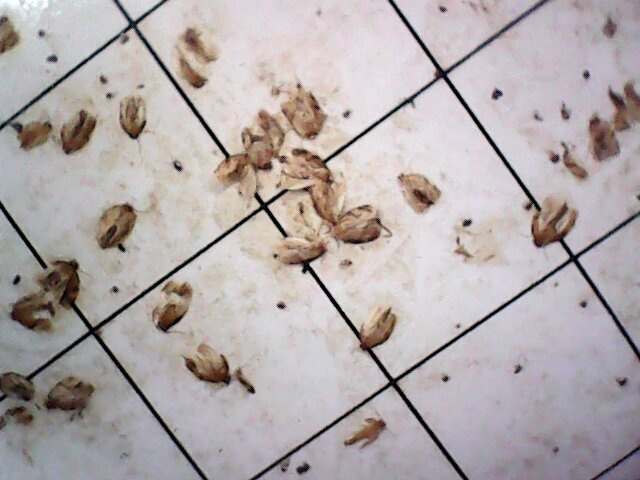
#> input picture Codes/5.jpg, 640 x 480 px
$ python haar_detection_withxml.py
#> lines starting #> are read from the running program, lines starting #| are printed output that depends on the picture; after the words box and inside, x2 and y2 are one past the last pixel; in counts of white or black regions, pixels touching at a corner belong together
import numpy as np
import cv2
import time
import socket
moth_cascade = cv2.CascadeClassifier('whynot.xml')
ip=socket.gethostbyname(socket.gethostname())
print(ip)
img = cv2.imread('5.jpg')
#> img is the input picture: shape (480, 640, 3); mean B, G, R 171.5, 171, 178.8
#img = cv2.imread('C:\Users\wj8tp\Dropbox\bugimages\3.jpg')
print(len(img))
#| 480
print(len(img[0]))
#| 640
# img=img[1000:1500,1000:2000]
cv2.imshow("before",img)
cv2.waitKey(0)
cv2.destroyAllWindows()
gray = cv2.cvtColor(img, cv2.COLOR_BGR2GRAY)
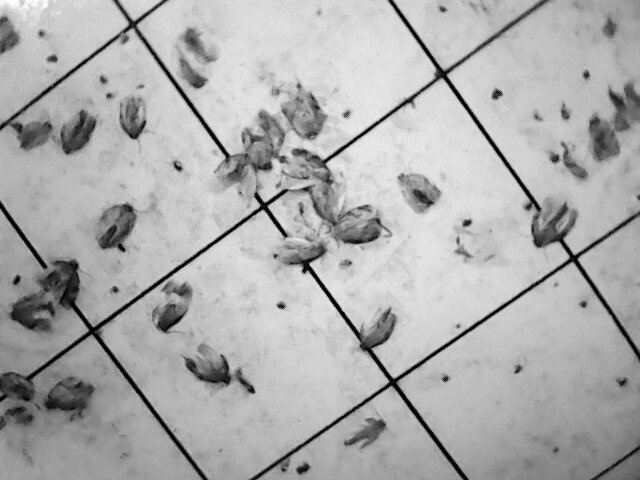
#> gray: shape (480, 640); min 0, max 255, mean 173.4
moth = moth_cascade.detectMultiScale(gray, 1.001, 2)
#> moth = 20 rows, first 6: [314, 200, 22, 22], [11, 296, 35, 35], [185, 354, 23, 23], [35, 250, 21, 21], [217, 137, 23, 23], [531, 226, 25, 25]
count=0
for (x,y,w,h) in moth:
   #  print("how many?")
   if (w*h>1000):
      cv2.rectangle(img,(x,y),(x+w,y+h),(255,0,0),2)
      roi_gray = gray[y:y+h, x:x+w]
      roi_color = img[y:y+h, x:x+w]
      count=count+1
#> this loop made 20 passes
#> (x, y, w, h) on passes 1 to 12: (314, 200, 22, 22), (11, 296, 35, 35), (185, 354, 23, 23), (35, 250, 21, 21), (217, 137, 23, 23), (531, 226, 25, 25), (196, 41, 24, 24), (100, 225, 26, 26), (399, 168, 29, 29), (347, 313, 28, 28), (592, 124, 28, 28), (7, 372, 30, 30)
#> pass 2, `roi_gray = gray[y:y+h, x:x+w]`:
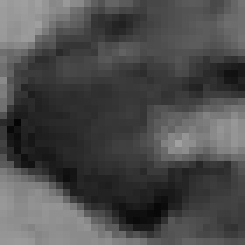
#> roi_gray: shape (35, 35) (shown 7 times larger); min 5, max 160, mean 76.3
#> pass 2, `roi_color = img[y:y+h, x:x+w]`:
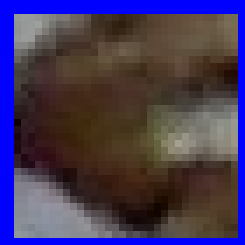
#> roi_color: shape (35, 35, 3) (shown 7 times larger); mean B, G, R 89.2, 56.1, 68.7
#> after the loop:
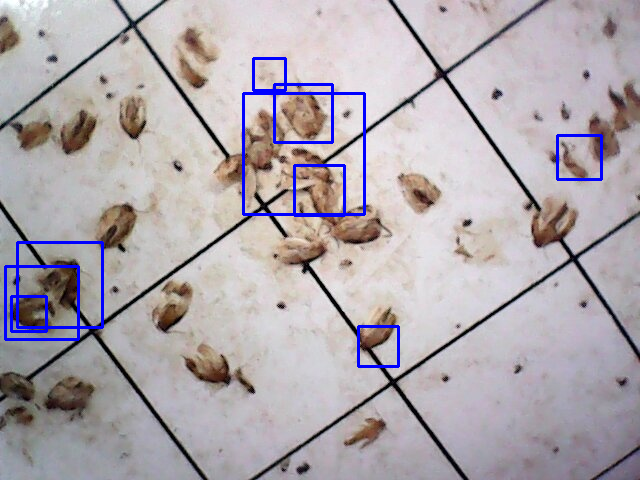
#> img: shape (480, 640, 3); 2.03% of pixels changed, all inside (x1, y1, x2, y2) = (4, 57, 603, 368)
#> after the loop, count = 9
   # eyes = eye_cascade.detectMultiScale(roi_gray)
   # for (ex,ey,ew,eh) in eyes:
   #     cv2.rectangle(roi_color,(ex,ey),(ex+ew,ey+eh),(0,255,0),2)
print(count)
#| 9
cv2.imshow("after",img)
# time.sleep(30)
cv2.waitKey(0)
cv2.destroyAllWindows()

$ run again, with Codes/3.jpg copied over Codes/5.jpg
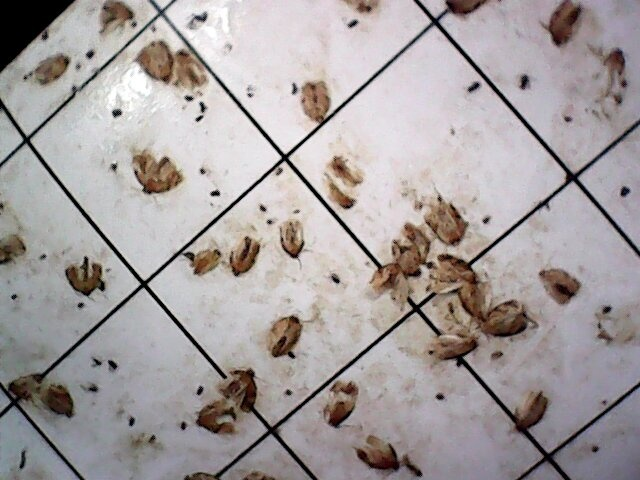
#> input picture Codes/3.jpg, 640 x 480 px
#> img is the input picture: shape (480, 640, 3); mean B, G, R 158.6, 158.4, 164.9
#| 480
#| 640
#> moth = 23 rows, first 6: [196, 403, 32, 32], [357, 444, 22, 22], [4, 376, 24, 24], [403, 451, 22, 22], [32, 62, 24, 24], [357, 422, 23, 23]
#> the loop `for (x,y,w,h) in moth: #  print("how many?")` made 23 passes
#> pass 1, `roi_color = img[y:y+h, x:x+w]`:
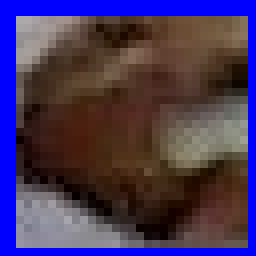
#> roi_color: shape (32, 32, 3) (shown 8 times larger); mean B, G, R 90.2, 53.4, 70.1
#> after the loop `for (x,y,w,h) in moth:`:
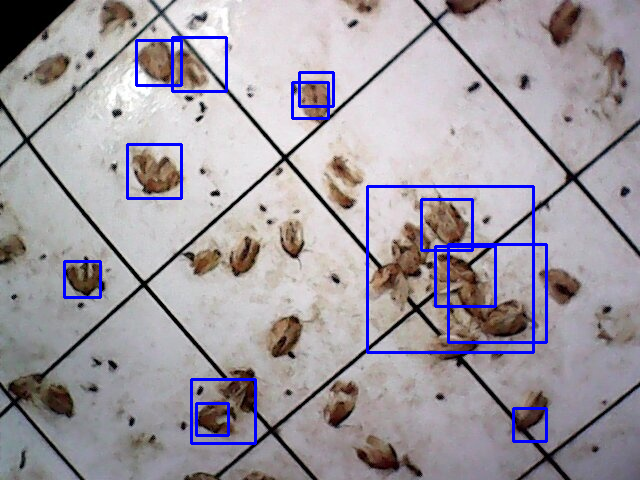
#> img: shape (480, 640, 3); 2.91% of pixels changed, all inside (x1, y1, x2, y2) = (63, 36, 548, 445)
#> after the loop `for (x,y,w,h) in moth:`: count = 13
#| 13

$ run again, with Codes/1.jpg copied over Codes/5.jpg
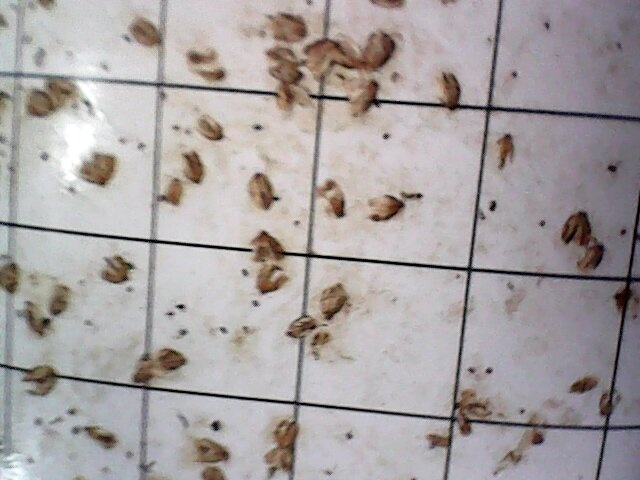
#> input picture Codes/1.jpg, 640 x 480 px
#> img is the input picture: shape (480, 640, 3); mean B, G, R 162.9, 162.6, 168.4
#| 480
#| 640
#> `gray = cv2.cvtColor(img, cv2.COLOR_BGR2GRAY)`:
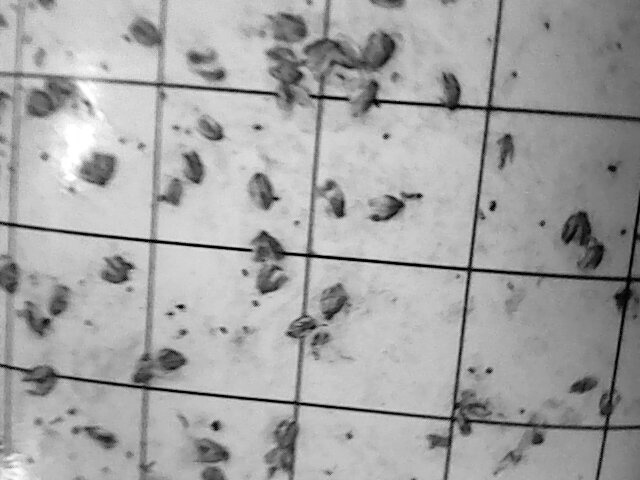
#> gray: shape (480, 640); min 0, max 255, mean 164.4
#> moth = 19 rows, first 6: [195, 443, 21, 21], [289, 321, 23, 23], [133, 370, 22, 22], [24, 308, 28, 28], [158, 347, 25, 25], [79, 153, 35, 35]
#> the loop `for (x,y,w,h) in moth: #  print("how many?")` made 19 passes
#> after the loop `for (x,y,w,h) in moth:`:
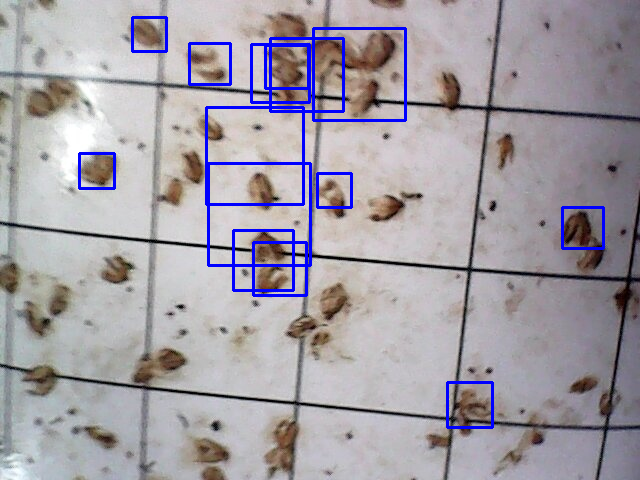
#> img: shape (480, 640, 3); 3.02% of pixels changed, all inside (x1, y1, x2, y2) = (78, 16, 605, 429)
#> after the loop `for (x,y,w,h) in moth:`: count = 14
#| 14

$ run again, with Codes/2.jpg copied over Codes/5.jpg
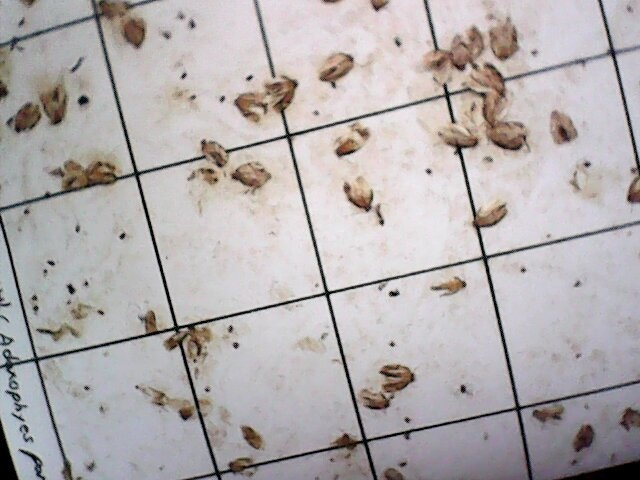
#> input picture Codes/2.jpg, 640 x 480 px
#> img is the input picture: shape (480, 640, 3); mean B, G, R 174.7, 173.9, 179.1
#| 480
#| 640
#> moth = 18 rows, first 6: [233, 87, 36, 36], [318, 65, 21, 21], [232, 163, 24, 24], [121, 20, 26, 26], [152, 386, 23, 23], [529, 398, 26, 26]
#> the loop `for (x,y,w,h) in moth: #  print("how many?")` made 18 passes
#> pass 1, `roi_color = img[y:y+h, x:x+w]`:
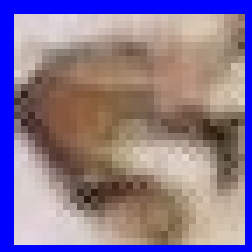
#> roi_color: shape (36, 36, 3) (shown 7 times larger); mean B, G, R 146.1, 118.9, 137.6
#> after the loop `for (x,y,w,h) in moth:`:
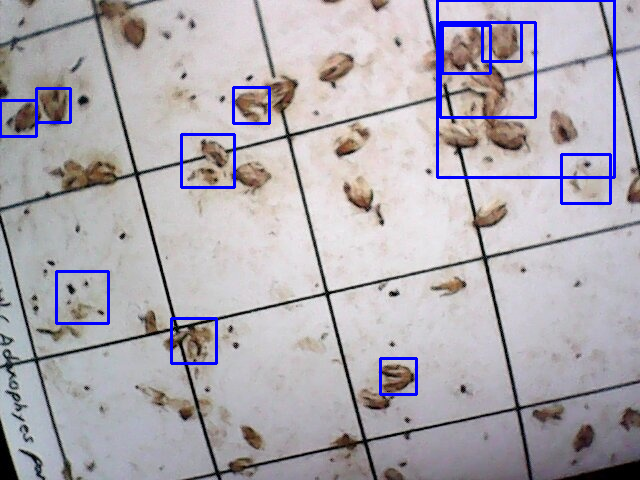
#> img: shape (480, 640, 3); 2.56% of pixels changed, all inside (x1, y1, x2, y2) = (0, 0, 616, 396)
#> after the loop `for (x,y,w,h) in moth:`: count = 12
#| 12
